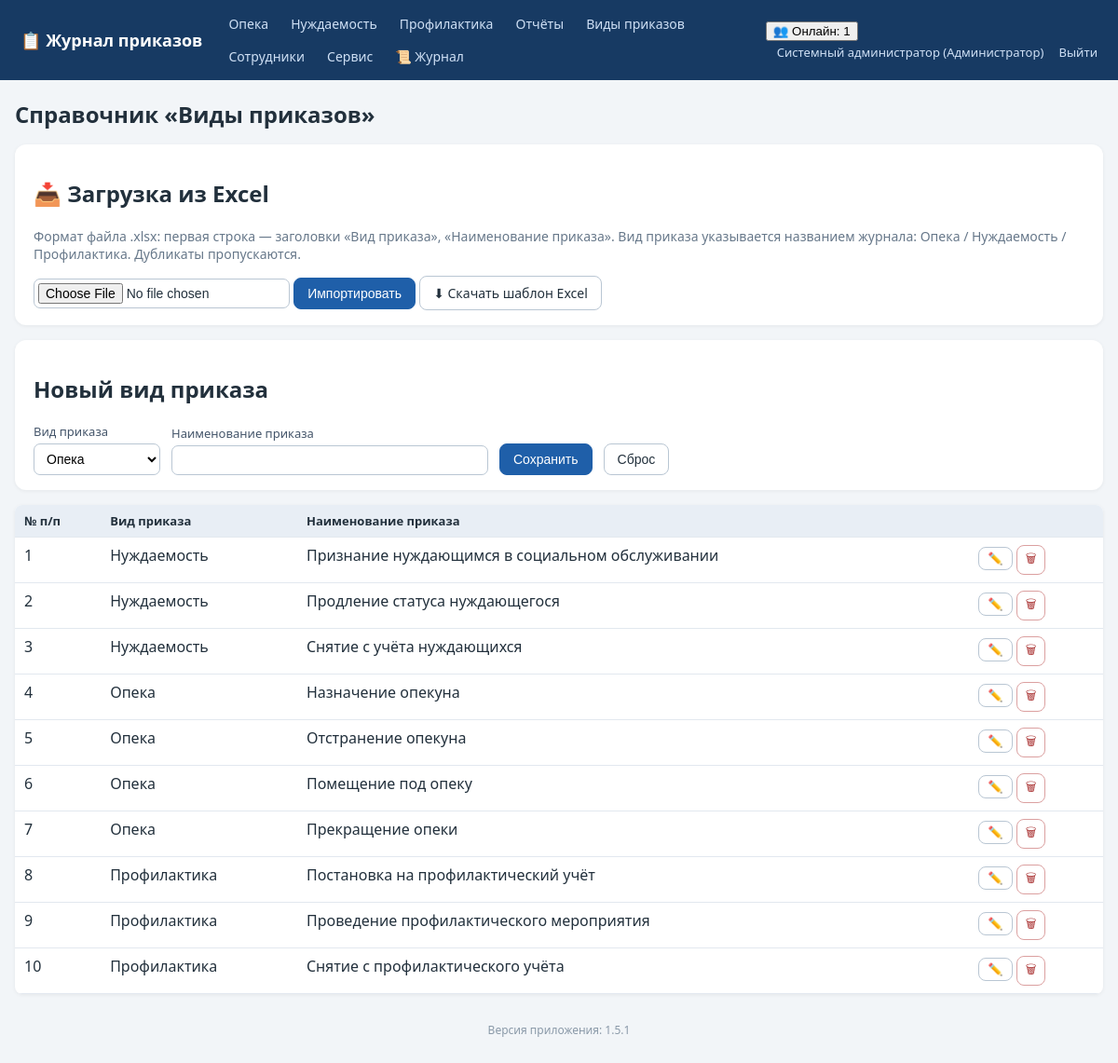
The app's page /order_types (signed in) with its own data.
### tables this page shows
CREATE TABLE employees (
    id INTEGER PRIMARY KEY AUTOINCREMENT,
    full_name TEXT NOT NULL,
    position TEXT NOT NULL DEFAULT '',
    login TEXT UNIQUE,
    password_hash TEXT,
    role_id INTEGER REFERENCES roles(id)
, pwd_changed_at TEXT);

CREATE TABLE roles (
    id INTEGER PRIMARY KEY AUTOINCREMENT,
    name TEXT UNIQUE NOT NULL
);

CREATE TABLE order_types (
    id INTEGER PRIMARY KEY AUTOINCREMENT,
    kind TEXT NOT NULL,              -- вид приказа (название журнала)
    name TEXT NOT NULL,              -- наименование приказа
    UNIQUE(kind, name)
);

### app.py (the view)
@app.route('/order_types')
def order_types():
    require_login()
    conn = get_db()
    rows = conn.execute('SELECT * FROM order_types ORDER BY kind, name').fetchall()
    conn.close()
    return render_template('order_types.html', rows=rows)

### app.py (called while the page is built, shortened)
def has_request_context_safe():
    try:
        from flask import has_request_context
        return has_request_context()
    except Exception:
        return False

def _session_signature(uid):
    raw = request.cookies.get(app.config['SESSION_COOKIE_NAME'], '')
    if not raw:
        return ''

def _db_touch_throttled(key, min_interval=10.0):
    now = time.time()
    last = _DB_TOUCH_TS.get(key, 0)
    if now - last >= min_interval:
        _DB_TOUCH_TS[key] = now
        return True
    return False

def db_cleanup_active_sessions(cutoff):
    try:
        conn = get_db()
        conn.execute('DELETE FROM active_sessions WHERE last_seen < ?', (cutoff,))
        conn.commit()
        conn.close()
    except Exception:
        pass

def touch_active_session(uid):
    sid = _session_signature(uid)
    ip = request.remote_addr if has_request_context_safe() else ''
    now = time.time()
    with ACTIVE_SESSIONS_LOCK:
        ACTIVE_SESSIONS[(uid, sid)] = {'last_seen': now, 'ip': ip}
    if _db_touch_throttled((uid, sid)):
        db_touch_active_session(uid, sid, ip)

def cleanup_active_sessions():
    cutoff = time.time() - ACTIVE_TIMEOUT
    with ACTIVE_SESSIONS_LOCK:
        expired = [k for k, v in ACTIVE_SESSIONS.items()
                   if v['last_seen'] < cutoff]
        for k in expired:
            del ACTIVE_SESSIONS[k]
    db_cleanup_active_sessions(cutoff)

@app.before_request
def _mark_tls_noise_context():
    try:
        from flask import g as _fg
        _tls_noise_ctx.g = _fg
    except Exception:
        pass

def get_db():
    conn = sqlite3.connect(DB_PATH)
    conn.row_factory = sqlite3.Row
    conn.execute('PRAGMA foreign_keys = ON')
    return conn

def current_user():
    uid = session.get('user_id')
    if not uid:
        return None
    conn = get_db()
    u = conn.execute('SELECT e.*, r.name AS role_name FROM employees e '
                     'LEFT JOIN roles r ON r.id=e.role_id WHERE e.id=?', (uid,)).fetchone()
    conn.close()
    return u

def require_login():
    if not current_user():
        abort(redirect(url_for('login')))

def can_access_journal(user, journal):
    if not user:
        return False
    if user['role_name'] in FULL_DATA_ROLES:  # админ и начальник — полный доступ
        return True
    return user['role_name'] in ROLE_ACCESS[journal]

### templates/order_types.html (shortened to what this page needs)
{% extends 'base.html' %}
{% block content %}
<h1>Справочник «Виды приказов»</h1>
{% if cu and cu.role_name in ['Администратор','Начальник отдела','Куратор'] %}
<div class="panel no-print">
  <h2>📥 Загрузка из Excel</h2>
  <p class="muted">Формат файла .xlsx: первая строка — заголовки «Вид приказа», «Наименование приказа».
     Вид приказа указывается названием журнала: Опека / Нуждаемость / Профилактика. Дубликаты пропускаются.</p>
  <form method="post" action="{{ url_for('order_types_import') }}" enctype="multipart/form-data" style="display:inline">
    <input type="file" name="file" accept=".xlsx" required>
    <button class="btn primary" type="submit">Импортировать</button>
  </form>
  <a class="btn" href="{{ url_for('order_types_template') }}">⬇ Скачать шаблон Excel</a>
</div>
<div class="panel">
  <h2 id="otTitle">Новый вид приказа</h2>
  <form method="post" action="{{ url_for('order_type_save') }}" id="otForm">
    <label>Вид приказа
      <select name="kind" id="ot_kind">
        {% for j,t in all_journals %}<option value="{{j}}">{{t}}</option>{% endfor %}
      </select>
    </label>
    <label>Наименование приказа <input name="name" id="ot_name" required style="min-width:340px"></label>
    <button class="btn primary">Сохранить</button>
    <button class="btn" type="button" onclick="resetOt()">Сброс</button>
  </form>
</div>
{% endif %}
<table class="grid">
  <tr><th>№ п/п</th><th>Вид приказа</th><th>Наименование приказа</th>
      {% if cu and cu.role_name in ['Администратор','Начальник отдела','Куратор'] %}<th></th>{% endif %}</tr>
  {% for r in rows %}
  <tr>
    <td>{{ loop.index }}</td>
    <td>{{ journal_titles[r.kind] }}</td>
    <td>{{ r.name }}</td>
    {% if cu and cu.role_name in ['Администратор','Начальник отдела','Куратор'] %}
    <td class="actions">
      <button class="btn sm" data-id="{{ r.id }}" data-kind="{{ r.kind }}" data-name="{{ r.name }}"
              onclick="editOt(this)">✏️</button>
      <form method="post" action="{{ url_for('order_type_delete', tid=r.id) }}" style="display:inline"
            onsubmit="return confirm('Удалить?')"><button class="btn sm danger">🗑</button></form>
    </td>
    {% endif %}
  </tr>
  {% endfor %}
</table>
{% endblock %}

### templates/base.html (shortened to what this page needs)
<!DOCTYPE html>
<html lang="ru">
<head>
<link rel="stylesheet" href="{{ url_for('static', filename='style.css') }}">
</head>
<body>
<header class="topbar no-print">
  <div class="brand"><a href="{{ url_for('index') }}">📋 Журнал приказов</a></div>
  <nav>
    {% for j, t in accessible_journals %}
      <a href="{{ url_for('journal_list', journal=j) }}">{{ t }}</a>
    {% endfor %}
    {% if cu and cu.role_name in ['Администратор','Начальник отдела','Куратор'] %}
      <a href="{{ url_for('reports') }}">Отчёты</a>
    {% endif %}
    <a href="{{ url_for('order_types') }}">Виды приказов</a>
    {% if cu and cu.role_name == 'Администратор' %}
      <a href="{{ url_for('employees') }}">Сотрудники</a>
      <a href="{{ url_for('service') }}">Сервис</a>
      <a href="{{ url_for('logs_view') }}" title="Журнал логирования">📜 Журнал</a>
    {% endif %}
  </nav>
  <div class="userbox">
    {% if cu %}
      {% if active_users is not none %}
        <div class="online" id="onlineBox" title="Сотрудники, работавшие в системе за последние {{ (active_timeout // 60) or 1 }} мин. Обновляется автоматически.">
          <button type="button" class="online-toggle" onclick="toggleOnline()">👥 Онлайн: {{ active_users|length }}</button>
        </div>
      {% endif %}
      <a href="{{ url_for('profile') }}" title="Сменить пароль">{{ cu.full_name }} ({{ cu.role_name }})</a>
      <a href="{{ url_for('logout') }}">Выйти</a>
    {% endif %}
  </div>
</header>
<main class="container">
  {% block content %}{% endblock %}
</main>
<footer class="foot no-print">Версия приложения: {{ app_version }}</footer>
</body>
</html>

### static/style.css (style rules this page uses)
:root { --bs:#1f5fa9;--bg:#f2f5f8;--tx:#22303c; }
* { box-sizing:border-box }
body { margin:0;font-family:"Segoe UI",Arial,sans-serif;background:var(--bg);color:var(--tx); }
a { color:var(--bs); }
.topbar { display:flex;align-items:center;gap:18px;flex-wrap:wrap;background:#173a63;color:#fff;padding:10px 22px; }
.topbar .brand a { color:#fff;font-weight:700;font-size:18px;text-decoration:none; }
.topbar nav { display:flex;gap:4px;flex-wrap:wrap;flex:1; }
.topbar nav a { color:#cfe0f5;text-decoration:none;padding:6px 10px;border-radius:6px;font-size:14px; }
.userbox a { color:#cfe0f5;text-decoration:none;font-size:13px;margin-left:12px; }
.container { max-width:1200px;margin:20px auto;padding:0 16px; }
h1 { font-size:24px; }
.panel { background:#fff;border-radius:12px;padding:16px 20px;margin:16px 0;box-shadow:0 1px 4px rgba(0,0,0,.06); }
.panel form { display:flex;flex-wrap:wrap;gap:12px;align-items:end; }
label { display:flex;flex-direction:column;font-size:13px;gap:4px;color:#44556a; }
input,select { padding:7px 9px;border:1px solid #b9c6d3;border-radius:7px;font-size:14px;background:#fff; }
input[type=file] { padding:4px; }
.btn { display:inline-block;padding:8px 14px;border-radius:8px;border:1px solid #b9c6d3;background:#fff;color:var(--tx);cursor:pointer;font-size:14px;text-decoration:none; }
.btn.primary { background:var(--bs);border-color:var(--bs);color:#fff; }
.btn.danger { background:#fff;border-color:#dba0a0;color:#a33; }
.btn.sm { padding:4px 9px;font-size:13px; }
table.grid { width:100%;border-collapse:collapse;background:#fff;margin:14px 0;box-shadow:0 1px 4px rgba(0,0,0,.06);border-radius:8px;overflow:hidden; }
.grid th { background:#e8eef5;font-size:13px;text-align:left; }
.grid th,.grid td { padding:8px 10px;border-bottom:1px solid #e2e8ef;vertical-align:top; }
.actions { white-space:nowrap; }
.muted { color:#67788a;font-size:14px; }
.foot { text-align:center;color:#8a99a8;font-size:12px;margin:30px 0; }

### records on screen
employees: full_name "Системный администратор"
roles: role_name "Администратор"
order_types: kind "Нуждаемость", name "Признание нуждающимся в социальном обслуживании"
order_types: kind "Нуждаемость", name "Продление статуса нуждающегося"
order_types: kind "Нуждаемость", name "Снятие с учёта нуждающихся"
order_types: kind "Опека", name "Назначение опекуна"
order_types: kind "Опека", name "Отстранение опекуна"
order_types: kind "Опека", name "Помещение под опеку"
order_types: kind "Опека", name "Прекращение опеки"
order_types: kind "Профилактика", name "Постановка на профилактический учёт"
order_types: kind "Профилактика", name "Проведение профилактического мероприятия"
order_types: kind "Профилактика", name "Снятие с профилактического учёта"

### other values on screen
{{ t }} "Опека" "Нуждаемость" "Профилактика"
{{ active_users|length }} "1"
{{ app_version }} "1.5.1"
form field kind "Опека"
